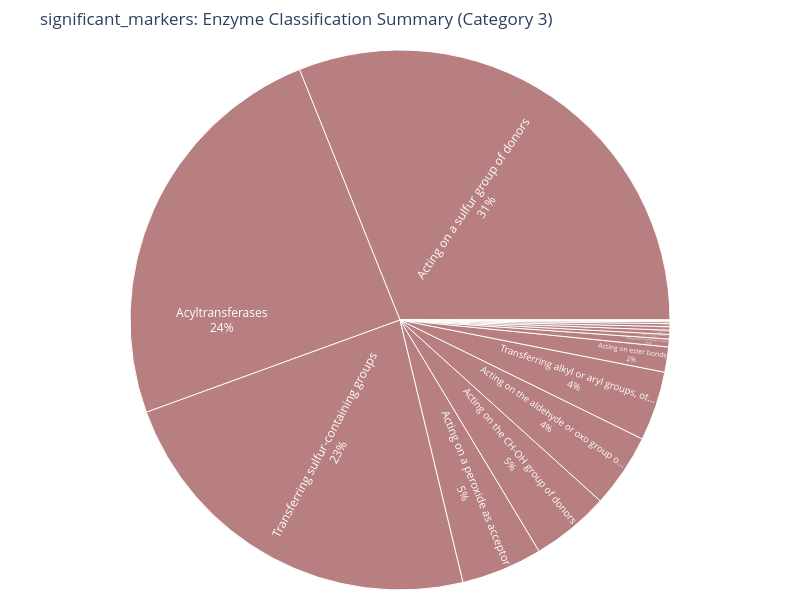

Notebook code for this chart:
### Code cell
fig,  sunburst_data  = create_sunburst_chart(core_ensemble, "core_ensemble", top_n=200, category=3)
# Save as static image
output_path= data_visual/"31_sunburn.png"
fig.write_image(output_path, scale=3)

# Show in notebook/browser
fig.show()

### Figure 1 — Plotly figure (JSON) as saved in the notebook; plotly's stock layout.template omitted (floating-point values rounded to 4 significant figures)
{"data": [{"customdata": [["<b>Enzyme</b>: Acyltransferases.<br><b>Entries</b>: 38<br><b>Total Value</b>: 8.06<br><b>Genera</b>: 11 unique<br><b>Proteins</b>: 1 unique"], ["<b>Enzyme</b>: Acting on a sulfur group of donors.<br><b>Entries</b>: 27<br><b>Total Value</b>: 10.23<br><b>Genera</b>: 6 unique<br><b>Proteins</b>: 3 unique"], ["<b>Enzyme</b>: Acting on the CH-NH group of donors.<br><b>Entries</b>: 1<br><b>Total Value</b>: 0.15<br><b>Genera</b>: 1 unique<br><b>Proteins</b>: 1 unique"], ["<b>Enzyme</b>: Transferring sulfur-containing groups.<br><b>Entries</b>: 42<br><b>Total Value</b>: 7.64<br><b>Genera</b>: 14 unique<br><b>Proteins</b>: 1 unique"], ["<b>Enzyme</b>: Transferring phosphorus-containing groups.<br><b>Entries</b>: 2<br><b>Total Value</b>: 0.09<br><b>Genera</b>: 1 unique<br><b>Proteins</b>: 2 unique"], ["<b>Enzyme</b>: Carbon-oxygen lyases.<br><b>Entries</b>: 1<br><b>Total Value</b>: 0.06<br><b>Genera</b>: 1 unique<br><b>Proteins</b>: 1 unique"], ["<b>Enzyme</b>: Acting on the aldehyde or oxo group of donors.<br><b>Entries</b>: 6<br><b>Total Value</b>: 1.46<br><b>Genera</b>: 1 unique<br><b>Proteins</b>: 1 unique"], ["<b>Enzyme</b>: Acting on the CH-OH group of donors.<br><b>Entries</b>: 13<br><b>Total Value</b>: 1.54<br><b>Genera</b>: 9 unique<br><b>Proteins</b>: 2 unique"], ["<b>Enzyme</b>: Transferring alkyl or aryl groups, other than methyl groups.<br><b>Entries</b>: 9<br><b>Total Value</b>: 1.37<br><b>Genera</b>: 8 unique<br><b>Proteins</b>: 1 unique"], ["<b>Enzyme</b>: Acting on a peroxide as acceptor.<br><b>Entries</b>: 12<br><b>Total Value</b>: 1.60<br><b>Genera</b>: 10 unique<br><b>Proteins</b>: 1 unique"], ["<b>Enzyme</b>: Acting on ester bonds.<br><b>Entries</b>: 5<br><b>Total Value</b>: 0.50<br><b>Genera</b>: 2 unique<br><b>Proteins</b>: 4 unique"], ["<b>Enzyme</b>: Racemases and epimerases.<br><b>Entries</b>: 1<br><b>Total Value</b>: 0.08<br><b>Genera</b>: 1 unique<br><b>Proteins</b>: 1 unique"], ["<b>Enzyme</b>: Intramolecular lyases.<br><b>Entries</b>: 1<br><b>Total Value</b>: 0.07<br><b>Genera</b>: 1 unique<br><b>Proteins</b>: 1 unique"], ["<b>Enzyme</b>: Glycosyltransferases.<br><b>Entries</b>: 1<br><b>Total Value</b>: 0.04<br><b>Genera</b>: 1 unique<br><b>Proteins</b>: 1 unique"], ["<b>Enzyme</b>: Acting on acid anhydrides.<br><b>Entries</b>: 1<br><b>Total Value</b>: 0.01<br><b>Genera</b>: 1 unique<br><b>Proteins</b>: 1 unique"], ["<b>Enzyme</b>: Other Enzymes<br><b>Entries</b>: 0<br><b>Total Value</b>: 0.00<br><b>Genera</b>: 0 unique<br><b>Proteins</b>: 0 unique"], ["<b>Enzyme</b>: Forming carbon-nitrogen bonds.<br><b>Entries</b>: 1<br><b>Total Value</b>: 0.02<br><b>Genera</b>: 1 unique<br><b>Proteins</b>: 1 unique"]], "domain": {"x": [0, 1], "y": [0, 1]}, "hovertemplate": "%{customdata[0]}", "ids": ["Acyltransferases.", "Acting on a sulfur group of donors.", "Acting on the CH-NH group of donors.", "Transferring sulfur-containing groups.", "Transferring phosphorus-containing groups.", "Carbon-oxygen lyases.", "Acting on the aldehyde or oxo group of donors.", "Acting on the CH-OH group of donors.", "Transferring alkyl or aryl groups, other than methyl groups.", "Acting on a peroxide as acceptor.", "Acting on ester bonds.", "Racemases and epimerases.", "Intramolecular lyases.", "Glycosyltransferases.", "Acting on acid anhydrides.", "Other Enzymes", "Forming carbon-nitrogen bonds."], "insidetextorientation": "radial", "labels": ["Acyltransferases", "Acting on a sulfur group of donors", "Acting on the CH-NH group of donors", "Transferring sulfur-containing groups", "Transferring phosphorus-containing gr...", "Carbon-oxygen lyases", "Acting on the aldehyde or oxo group o...", "Acting on the CH-OH group of donors", "Transferring alkyl or aryl groups, ot...", "Acting on a peroxide as acceptor", "Acting on ester bonds", "Racemases and epimerases", "Intramolecular lyases", "Glycosyltransferases", "Acting on acid anhydrides", "Other Enzymes", "Forming carbon-nitrogen bonds"], "marker": {"colors": ["#892E2EDE", "#892E2EDE", "#892E2EDE", "#892E2EDE", "#892E2EDE", "#892E2EDE", "#892E2EDE", "#892E2EDE", "#892E2EDE", "#892E2EDE", "#892E2EDE", "#892E2EDE", "#892E2EDE", "#892E2EDE", "#892E2EDE", "#D9ECD9", "#892E2EDE"]}, "name": "", "parents": [null, null, null, null, null, null, null, null, null, null, null, null, null, null, null, null, null], "textinfo": "label+percent entry", "type": "sunburst", "values": [8.062, 10.23, 0.1545, 7.641, 0.09049, 0.05826, 1.459, 1.544, 1.37, 1.602, 0.4966, 0.08201, 0.06858, 0.03758, 0.01226, 0.0, 0.02152]}], "layout": {"height": 600, "legend": {"tracegroupgap": 0}, "margin": {"b": 10, "l": 10, "r": 10, "t": 50}, "title": {"text": "significant_markers: Enzyme Classification Summary (Category 3)"}, "width": 800}}
